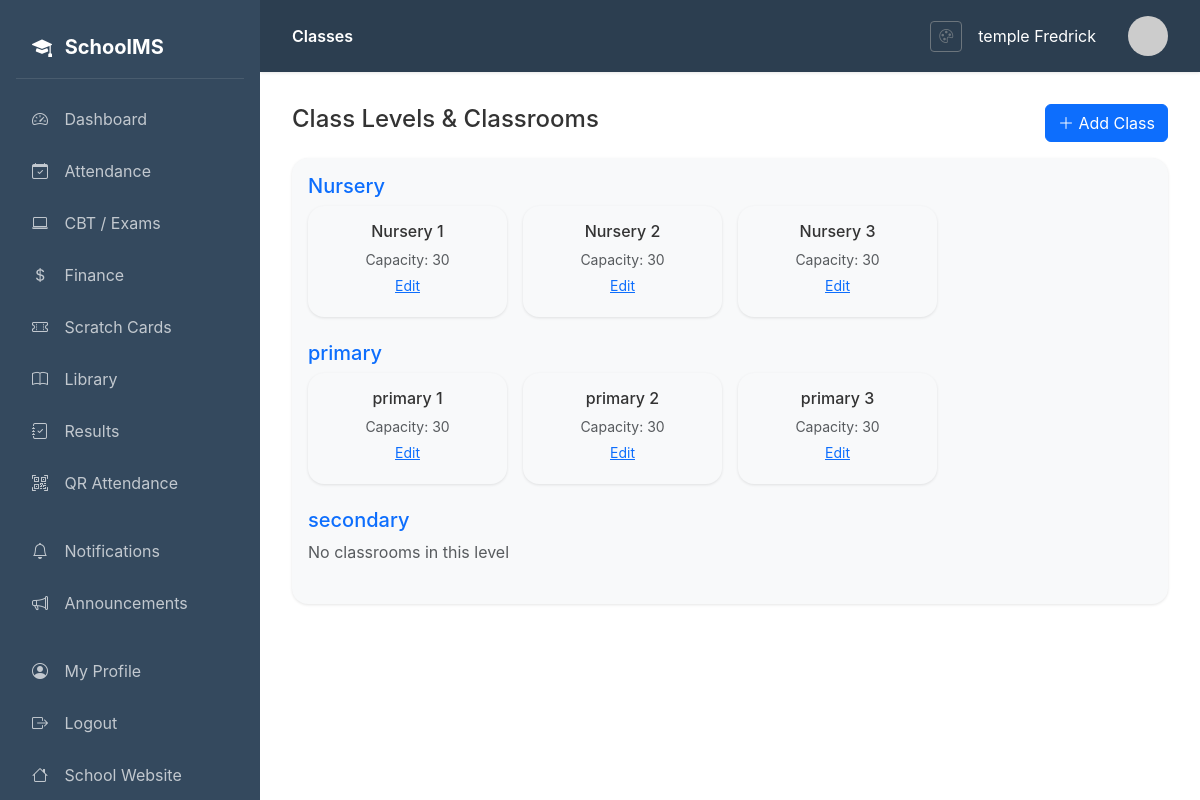
Page /dashboard/classes/ (signed in) on the committed database.
### core/models.py (models this page shows, shortened)
class ClassLevel(models.Model):
    name = models.CharField(max_length=50)
    order = models.IntegerField(default=0)
    class Meta:
        ordering = ['order']

class ClassRoom(models.Model):
    name = models.CharField(max_length=50)
    class_level = models.ForeignKey(ClassLevel, on_delete=models.CASCADE)
    capacity = models.IntegerField(default=30)

### core/views.py (the view)
# urls.py: path('classes/', views.class_list, name='class_list'),
@login_required
def class_list(request):
    class_levels = ClassLevel.objects.prefetch_related('classroom_set').all()
    return render(request, 'core/class_list.html', {'class_levels': class_levels})

### templates/core/class_list.html (shortened to what this page needs)
{% extends 'base.html' %}
{% block page_title %}Classes{% endblock %}
{% block content %}
<div class="d-flex justify-content-between align-items-center mb-3">
    <h4>Class Levels & Classrooms</h4>
    <a href="{% url 'core:class_add' %}" class="btn btn-primary">
        <i class="bi bi-plus-lg"></i> Add Class
    </a>
</div>
<div class="card">
    <div class="card-body">
        {% for level in class_levels %}
        <div class="mb-4">
            <h5 class="text-primary">{{ level.name }}</h5>
            <div class="row g-3">
                {% for classroom in level.classroom_set.all %}
                <div class="col-md-3">
                    <div class="card bg-light">
                        <div class="card-body text-center">
                            <h6>{{ classroom.name }}</h6>
                            <small class="text-muted d-block">Capacity: {{ classroom.capacity }}</small>
                            <a href="{% url 'core:class_edit' classroom.pk %}" class="btn btn-sm btn-link">Edit</a>
                        </div>
                    </div>
                </div>
                {% empty %}
                <div class="col-12">
                    <p class="text-muted mb-0">No classrooms in this level</p>
                </div>
                {% endfor %}
            </div>
        </div>
        {% empty %}
        <p class="text-muted text-center py-4">No class levels defined. Add them via the admin panel.</p>
        {% endfor %}
    </div>
</div>
{% endblock %}

### templates/base.html (shortened to what this page needs)
{% load static %}
<!DOCTYPE html>
<html lang="en">
<head>
    <link href="https://cdn.jsdelivr.net/npm/bootstrap@5.3.2/dist/css/bootstrap.min.css" rel="stylesheet">
    <link href="https://cdn.jsdelivr.net/npm/bootstrap-icons@1.11.1/font/bootstrap-icons.css" rel="stylesheet">
    <link rel="stylesheet" href="{% static 'css/theme.css' %}">
</head>
<body>
    <nav class="sidebar">
        <div class="brand">
            <i class="bi bi-mortarboard-fill me-2"></i>
            SchoolMS
        </div>
        <ul class="nav flex-column">
            <li class="nav-item">
                <a class="nav-link {% if request.resolver_match.url_name == 'dashboard' %}active{% endif %}" href="{% url 'core:dashboard' %}">
                    <i class="bi bi-speedometer2"></i> Dashboard
                </a>
            </li>
            {% if user.profile.role == 'admin' or user.profile.role == 'teacher' or user.profile.role == 'student' %}
            <li class="nav-item">
                <a class="nav-link {% if 'attendance' in request.path %}active{% endif %}" href="{% url 'attendance:dashboard' %}">
                    <i class="bi bi-calendar-check"></i> Attendance
                </a>
            </li>
            {% endif %}
            <li class="nav-item">
                <a class="nav-link {% if 'cbt' in request.path %}active{% endif %}" href="{% url 'cbt:dashboard' %}">
                    <i class="bi bi-laptop"></i> CBT / Exams
                </a>
            </li>
            {% if user.profile.role == 'admin' or user.profile.role == 'accountant' or user.profile.role == 'student' %}
            <li class="nav-item">
                <a class="nav-link {% if 'finance' in request.path %}active{% endif %}" href="{% url 'finance:dashboard' %}">
                    <i class="bi bi-currency-dollar"></i> Finance
                </a>
            </li>
            <li class="nav-item">
                <a class="nav-link {% if 'scratchcard' in request.path %}active{% endif %}" href="{% url 'scratchcard:dashboard' %}">
                    <i class="bi bi-ticket-perforated"></i> Scratch Cards
                </a>
            </li>
            {% endif %}
            {% if user.profile.role == 'admin' or user.profile.role == 'librarian' or user.profile.role == 'teacher' or user.profile.role == 'student' %}
            <li class="nav-item">
                <a class="nav-link {% if 'library' in request.path %}active{% endif %}" href="{% url 'library:dashboard' %}">
                    <i class="bi bi-book"></i> Library
                </a>
            </li>
            {% endif %}
            <li class="nav-item">
                <a class="nav-link {% if 'results' in request.path %}active{% endif %}" href="{% url 'students:results_dashboard' %}">
                    <i class="bi bi-journal-check"></i> Results
                </a>
            </li>
            <li class="nav-item">
                <a class="nav-link" href="{% url 'attendance:qr_scanner' %}">
                    <i class="bi bi-qr-code-scan"></i> QR Attendance
                </a>
            </li>
            <li class="nav-item mt-3">
                <a class="nav-link {% if 'notifications' in request.path %}active{% endif %}" href="{% url 'notifications:list' %}">
                    <i class="bi bi-bell"></i> Notifications
                </a>
            </li>
            <li class="nav-item">
                <a class="nav-link" href="{% url 'notifications:announcements' %}">
                    <i class="bi bi-megaphone"></i> Announcements
                </a>
            </li>
            <li class="nav-item mt-3">
                <a class="nav-link" href="{% url 'accounts:profile' %}">
                    <i class="bi bi-person-circle"></i> My Profile
                </a>
            </li>
            <li class="nav-item">
                <a class="nav-link" href="{% url 'accounts:logout' %}">
                    <i class="bi bi-box-arrow-right"></i> Logout
                </a>
            </li>
            <li class="nav-item">
                <a class="nav-link" href="{% url 'homepage:home' %}">
                    <i class="bi bi-house"></i> School Website
                </a>
            </li>
        </ul>
    </nav>
    <main class="main-content">
        <div class="top-bar">
            <div>
                <span class="fw-semibold">{% block page_title %}Dashboard{% endblock %}</span>
            </div>
            <div class="d-flex align-items-center gap-3">
                <a href="{% url 'accounts:theme_settings' %}" class="btn btn-sm btn-outline-secondary" title="Theme Settings">
                    <i class="bi bi-palette"></i>
                </a>
                <span class="me-3">{{ user.get_full_name|default:user.username }}</span>
                 {% if user.profile.avatar %}
                <img src="{{ user.profile.avatar.url }}" class="avatar" style="width: 40px; height: 40px; object-fit: cover;" alt="Avatar">
                {% else %}
                <img src="https://ui-avatars.com/api/?name={{ user.username }}&background=4f46e5&color=fff" class="avatar" alt="Avatar">
                {% endif %}
            </div>
        </div>
        {% block content %}{% endblock %}
    </main>
</body>
</html>

### static/css/theme.css (style rules this page uses)
:root { --primary-color: #0d6efd; --secondary-color: #6c757d; --accent-color: #198754; --navbar-color: #2c3e50; --sidebar-color: #34495e; --background-color: #ffffff; --text-color: #333333; --light-bg: #f8f9fa; --border-color: #dee2e6; }
body { background-color: var(--background-color); color: var(--text-color); transition: background-color 0.3s ease, color 0.3s ease; }
.sidebar { background-color: var(--sidebar-color) !important; transition: background-color 0.3s ease; }
.top-bar { background-color: var(--navbar-color) !important; color: white; transition: background-color 0.3s ease; }
.card { background-color: var(--light-bg); color: var(--text-color); border-color: var(--border-color) !important; transition: background-color 0.3s ease, color 0.3s ease; }
.btn-primary { background-color: var(--primary-color) !important; border-color: var(--primary-color) !important; }
.main-content { background-color: var(--background-color); transition: background-color 0.3s ease; }
.sidebar .nav-link { color: rgba(255, 255, 255, 0.7); }

### templates/base.html (style rules this page uses)
body { font-family: 'Inter', -apple-system, BlinkMacSystemFont, 'Segoe UI', Roboto, sans-serif; background-color: var(--background-color); }
.sidebar { position: fixed; top: 0; left: 0; height: 100vh; width: var(--sidebar-width); background-color: var(--sidebar-color); padding: 1rem; overflow-y: auto; z-index: 1000; }
.sidebar .brand { color: #fff; font-size: 1.25rem; font-weight: 700; padding: 1rem; margin-bottom: 1rem; border-bottom: 1px solid rgba(255,255,255,0.1); }
.sidebar .nav-link { color: rgba(255,255,255,0.7); padding: 0.75rem 1rem; border-radius: 0.5rem; margin-bottom: 0.25rem; transition: all 0.2s; }
.sidebar .nav-link i { width: 24px; margin-right: 0.75rem; }
.main-content { margin-left: var(--sidebar-width); padding: 2rem; min-height: 100vh; background-color: var(--background-color); color: var(--text-color); }
.top-bar { background-color: var(--navbar-color); color: white; padding: 1rem 2rem; margin: -2rem -2rem 2rem -2rem; box-shadow: 0 1px 3px rgba(0,0,0,0.1); display: flex; justify-content: space-between; align-items: center; }
.card { border: none; border-radius: 1rem; box-shadow: 0 1px 3px rgba(0,0,0,0.1); }
.btn-primary { background: var(--primary-color); border-color: var(--primary-color); }
.avatar { width: 40px; height: 40px; border-radius: 50%; object-fit: cover; }

### rows in the picture
ClassLevel: name "Nursery"
ClassRoom: name "Nursery 1", capacity "30"
ClassRoom: name "Nursery 2", capacity "30"
ClassRoom: name "Nursery 3", capacity "30"
ClassLevel: name "primary"
ClassRoom: name "primary 1", capacity "30"
ClassRoom: name "primary 2", capacity "30"
ClassRoom: name "primary 3", capacity "30"
ClassLevel: name "secondary"

### other values in the picture
{{ user.get_full_name|default:user.username }} "temple Fredrick"
